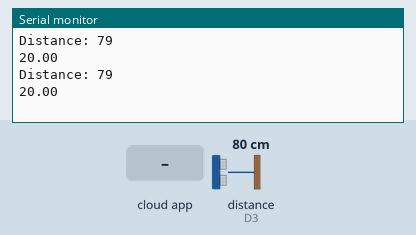
This sketch was run on a simulated Arduino Nano 33 IoT. On the bench: the last lines printed to the serial monitor. Wiring (inferred from the names in the program): ultrasonic range finder: trigger D2; echo D3. The inputs (shaded band) are chosen by the test bench; at power-on: distance to the obstacle (sensor on D3) 80 cm. The echo pulse lasts 58.3 µs per cm; WiFi joins after 1.5 s; servers stay silent unless stated.

Above: at 4.2 s.
4.3 s: distance to the obstacle (sensor on D3) set to 2 cm
At 5.6 s:
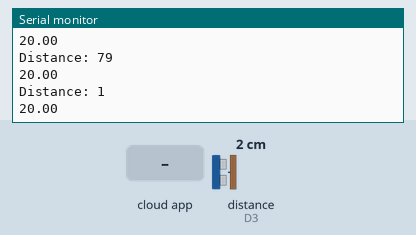
5.8 s: the phone or cloud app sets minValue to 0
At 6.8 s:
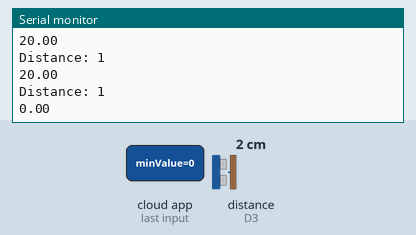
7.3 s: the phone or cloud app sets minValue to 25
At 8.6 s:
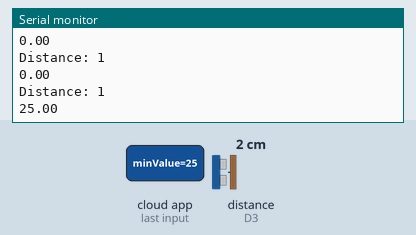
8.8 s: distance to the obstacle (sensor on D3) set to 4 cm
At 9.5 s:
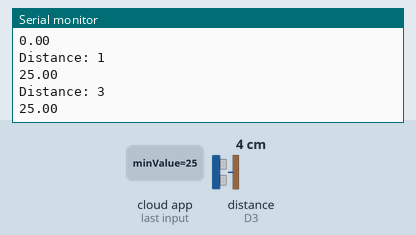
Timing chart, 0 to 11.3 s (numbered marks = the images above; inputs shaded):
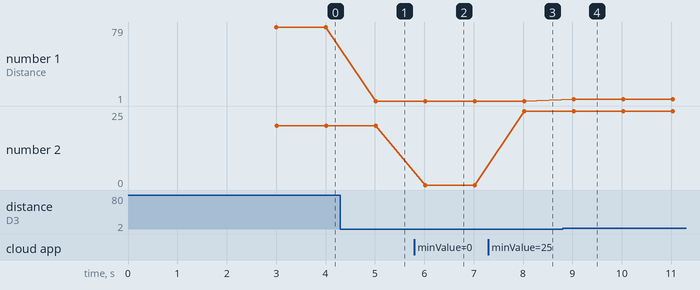

Measured:
- after the input at 4.3 s, the serial monitor: prints a new line after 0.72 s (image 1)
- after the input at 5.8 s, the serial monitor: prints a new line after 0.22 s (image 2)
- after the input at 7.3 s, the serial monitor: prints a new line after 0.72 s (image 3)
- after the input at 8.8 s, the serial monitor: prints a new line after 0.22 s (image 4)
- plotted number 1: 79 → 1 after the input at 4.3 s, 1 → 3 after the input at 8.8 s
- plotted number 2: 20 → 0 after the input at 5.8 s, 0 → 25 after the input at 7.3 s

The sketch:

sketch_jul28c.ino
```cpp
/*
  Sketch generated by the Arduino IoT Cloud Thing "Untitled 2"
  https://create.arduino.cc/cloud/things/84b83859-a91b-481d-9979-2fc650e6fcee

  Arduino IoT Cloud Variables description

  The following variables are automatically generated and updated when changes are made to the Thing

  float duration;
  int distance;

  Variables which are marked as READ/WRITE in the Cloud Thing will also have functions
  which are called when their values are changed from the Dashboard.
  These functions are generated with the Thing and added at the end of this sketch.
*/

#include "thingProperties.h"
const int trigger = 2;
const int echo = 3;

void setup() {
  // Initialize serial and wait for port to open:
  Serial.begin(9600);
  // This delay gives the chance to wait for a Serial Monitor without blocking if none is found
  delay(1500);
  pinMode(trigger, OUTPUT);
  pinMode(echo, INPUT);
  // Defined in thingProperties.h
  initProperties();
  minValue = 20;
  maxValue = 100;
  // Connect to Arduino IoT Cloud
  ArduinoCloud.begin(ArduinoIoTPreferredConnection);

  /*
     The following function allows you to obtain more information
     related to the state of network and IoT Cloud connection and errors
     the higher number the more granular information you’ll get.
     The default is 0 (only errors).
     Maximum is 4
 */
  setDebugMessageLevel(2);
  ArduinoCloud.printDebugInfo();
}
int getUltrasonicDistance(){
  float duration;
  // Assure the trigger pin is LOW:
  digitalWrite(trigger, LOW);
  // Brief pause:
  delayMicroseconds(5);

  // Trigger the sensor by setting the trigger to HIGH:
  digitalWrite(trigger, HIGH);
  // Wait a moment before turning off the trigger:
  delayMicroseconds(10);
  // Turn off the trigger:
  digitalWrite(trigger, LOW);

  // Read the echo pin:
  duration = pulseIn(echo, HIGH);
  // Calculate the distance in centimeter (CM):
  distance = duration * 0.034 / 2;

  // Uncomment this line to return value in IN instead of CM:
  //distance = distance * 0.3937008

  // Return the distance read from the sensor:
  return distance;
}

void loop() {
  ArduinoCloud.update();
  // Your code here
  Serial.print("Distance: ");
  Serial.println(getUltrasonicDistance());
  Serial.println(minValue);
  if(distance < minValue){
    belowAlarm = true;
  } else if (distance > maxValue)
  {
    aboveAlarm = true;
  }else{
    belowAlarm = false;
    aboveAlarm = false;
  }
  // Wait one second before continuing:
  delay(1000);
}

/*
  Since Distance is READ_WRITE variable, onDistanceChange() is
  executed every time a new value is received from IoT Cloud.
*/
void onDistanceChange()  {
  // Add your code here to act upon Distance change
}
/*
  Since AboveAlarm is READ_WRITE variable, onAboveAlarmChange() is
  executed every time a new value is received from IoT Cloud.
*/
void onAboveAlarmChange()  {
  // Add your code here to act upon AboveAlarm change
}
/*
  Since BelowAlarm is READ_WRITE variable, onBelowAlarmChange() is
  executed every time a new value is received from IoT Cloud.
*/
void onBelowAlarmChange()  {
  // Add your code here to act upon BelowAlarm change
}
/*
  Since MaxValue is READ_WRITE variable, onMaxValueChange() is
  executed every time a new value is received from IoT Cloud.
*/
void onMaxValueChange()  {
  // Add your code here to act upon MaxValue change
}
/*
  Since MinValue is READ_WRITE variable, onMinValueChange() is
  executed every time a new value is received from IoT Cloud.
*/
void onMinValueChange()  {
  // Add your code here to act upon MinValue change
}
```

arduino_secrets.h
```cpp
#define SECRET_OPTIONAL_PASS "487486489"
#define SECRET_SSID "WIFI_TPG7HC"
```

thingProperties.h
```cpp
// Code generated by Arduino IoT Cloud, DO NOT EDIT.

#include <ArduinoIoTCloud.h>
#include <Arduino_ConnectionHandler.h>
#include "arduino_secrets.h"
const char SSID[]     = SECRET_SSID;    // Network SSID (name)
const char PASS[]     = SECRET_OPTIONAL_PASS;    // Network password (use for WPA, or use as key for WEP)

void onDistanceChange();
void onAboveAlarmChange();
void onBelowAlarmChange();
void onMaxValueChange();
void onMinValueChange();

int distance;
float maxValue;
float minValue;
bool aboveAlarm;
bool belowAlarm;

void initProperties(){

  ArduinoCloud.addProperty(distance, READWRITE, ON_CHANGE, onDistanceChange);
  ArduinoCloud.addProperty(aboveAlarm, READWRITE, ON_CHANGE, onAboveAlarmChange);
  ArduinoCloud.addProperty(belowAlarm, READWRITE, ON_CHANGE, onBelowAlarmChange);
  ArduinoCloud.addProperty(maxValue, READWRITE, ON_CHANGE, onMaxValueChange);
  ArduinoCloud.addProperty(minValue, READWRITE, ON_CHANGE, onMinValueChange);

}

WiFiConnectionHandler ArduinoIoTPreferredConnection(SSID, PASS);
```
